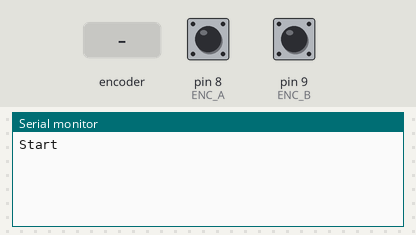
The sketch below on a simulated Arduino Uno, built with avr-gcc and run on an emulated ATmega328P. On the bench: the last lines printed to the serial monitor. The test bench sets the inputs (shaded band); at power-on: pin 8 (ENC_A) HIGH, pin 9 (ENC_B) HIGH.

Above: at 1.2 s.
1.3 s: rotary encoder on pin 8 (ENC_A) / pin 9 (ENC_B) turned 1 step (first pin leading)
At 2.4 s:
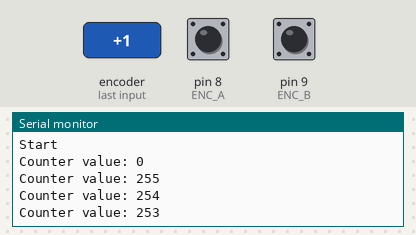
3.0 s: rotary encoder on pin 8 (ENC_A) / pin 9 (ENC_B) turned 1 step (first pin leading)
At 3.7 s:
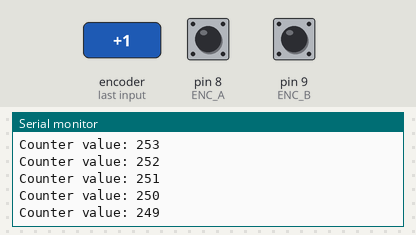
Timing chart, 0 to 6.0 s (numbered marks = the images above; inputs shaded):
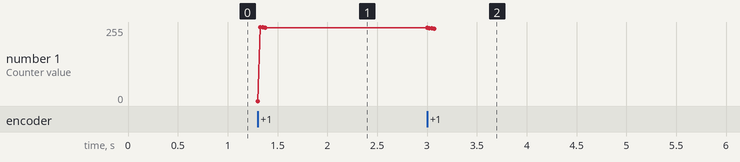

The sketch:

read_rotary_encoder.ino
```cpp
/* Rotary encoder read example */

// Port pin names: ---------------------------------------------------
// For pins 14, 15, ENC_PORT is PINB
// For pins 0, 1, ENC_PORT is PIND
// But, just use pins 8,9, and set ENC_PORT to PINB

#define ENC_A 8// 2 //14
#define ENC_B 9 //3 //15
#define ENC_PORT PINB // PIND //PINC

// ----------------------------------------------------------------------------

void setup()
{
  /* Setup encoder pins as inputs */
  pinMode(ENC_A, INPUT);    // set encoder pin A as input to read from it
  digitalWrite(ENC_A, HIGH); // turn on pull-up resistor in pin so won't dangle when switch open
  pinMode(ENC_B, INPUT);
  digitalWrite(ENC_B, HIGH);
  //Serial.begin (115200);
  Serial.begin (9600);
  Serial.println("Start");       // serial port is working if "Start" in terminal
}

void loop()
{
 static uint8_t counter = 0;      //this variable will be changed by encoder input
 //static uint16_t counter = 0;      //this variable will be changed by encoder input
 int8_t tmpdata;
 //uint16_t tmpdata;
 /**/
  tmpdata = read_encoder();
  if( tmpdata ) {
    Serial.print("Counter value: ");
    Serial.println(counter, DEC);
    counter += tmpdata;
  }
}

/* returns change in encoder state (-1,0,1) */
int8_t read_encoder()
//uint16_t read_encoder()
{
  static int8_t enc_states[] = {0,-1,1,0,1,0,0,-1,-1,0,0,1,0,1,-1,0};
  static uint8_t old_AB = 0;   // static, value retained between function calls
  /**/
  old_AB <<= 2;                   // remember previous state (shift LEFT two times, set last 2 bits to 0)
  old_AB |= ( ENC_PORT & 0x03 );  // add current state (use & to get new pin vals into lower two bits)
  /*  */
  return ( enc_states[( old_AB & 0x0f )]);
}
```

Measured:
- after the input at 1.3 s, the serial monitor: prints a new line at once (image 1)
- after the input at 3.0 s, the serial monitor: prints a new line at once (image 2)
- plotted number 1: 253 → 249 after the input at 3.0 s
